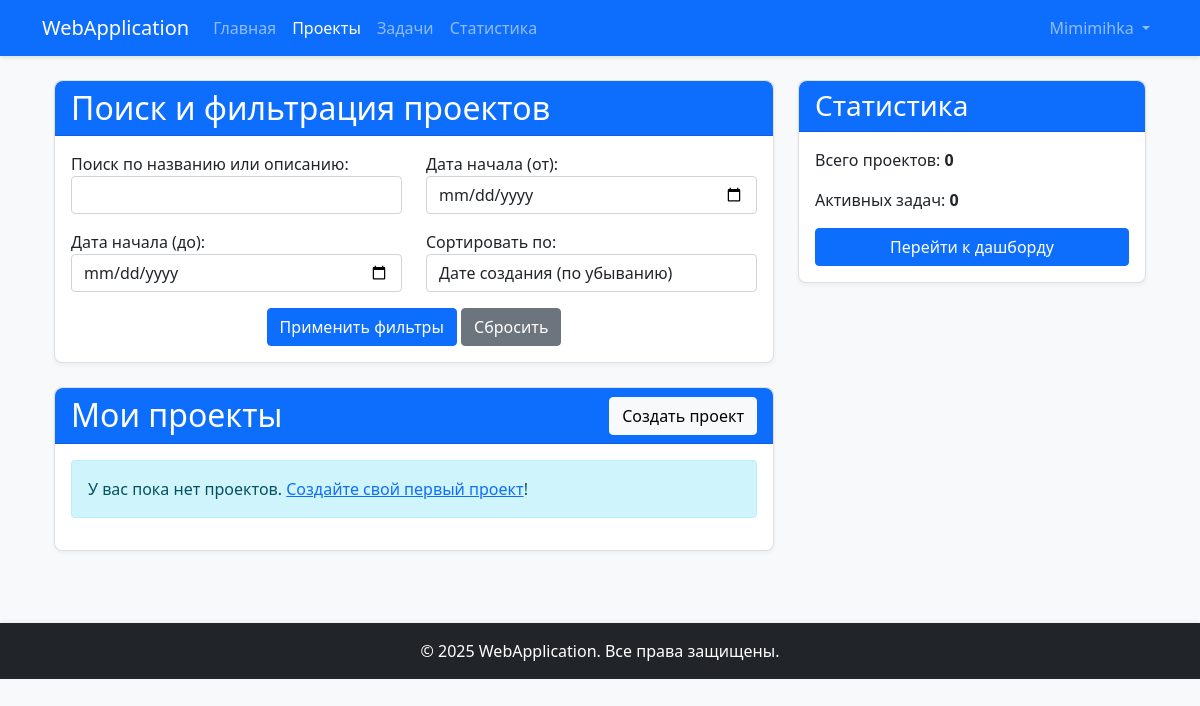
Page /projects/ (signed in) on the earlier database version.
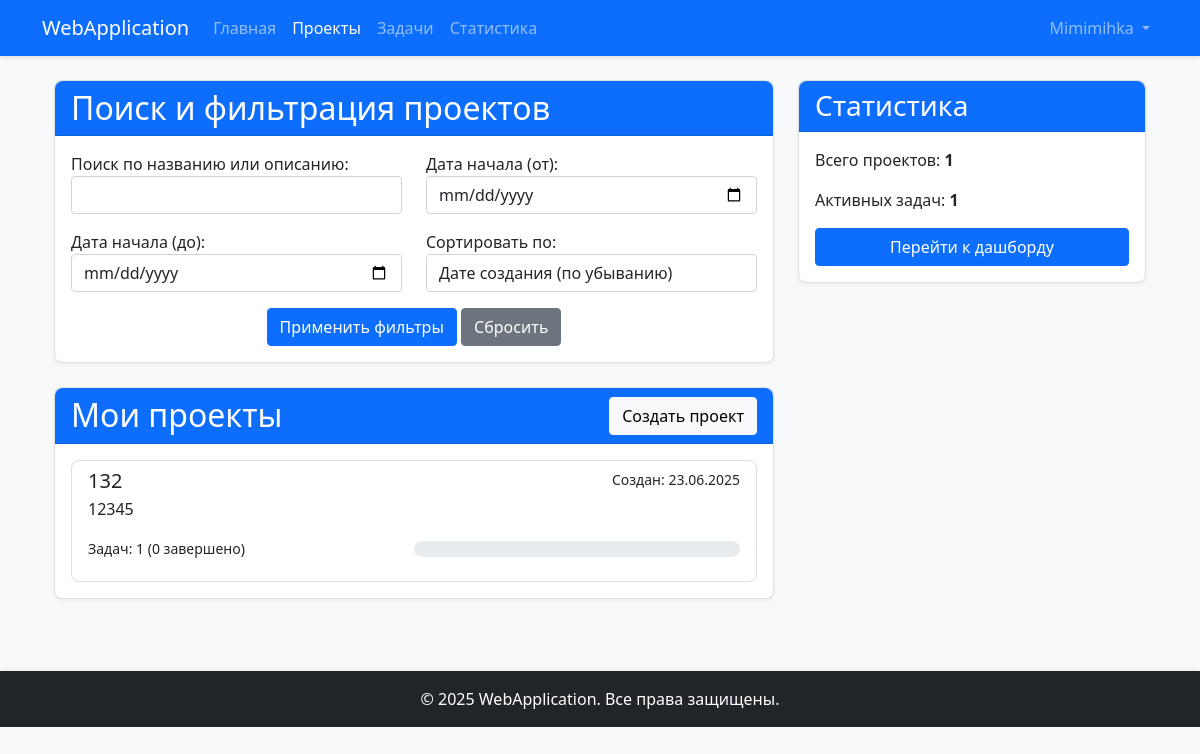
Same page on the later database version.
### projects/models.py (models this page shows, shortened)
class Project(models.Model):
    name = models.CharField(max_length=200, verbose_name="Название проекта")
    description = models.TextField(verbose_name="Описание проекта")
    start_date = models.DateField(verbose_name="Дата начала")
    end_date = models.DateField(verbose_name="Дата окончания", null=True, blank=True)
    owner = models.ForeignKey(User, on_delete=models.CASCADE, related_name="projects", verbose_name="Владелец")
    created_at = models.DateTimeField(auto_now_add=True, verbose_name="Дата создания")
    updated_at = models.DateTimeField(auto_now=True, verbose_name="Дата обновления")
    class Meta:
        verbose_name = "Проект"
        verbose_name_plural = "Проекты"
        ordering = ['-created_at']
    @property
    def task_count(self):
        return self.tasks.count()
    @property
    def completed_task_count(self):
        return self.tasks.filter(status='completed').count()
    @property
    def progress(self):
        total = self.task_count
        if total == 0:
            return 0
        return int((self.completed_task_count / total) * 100)

### projects/views.py (the view)
# urls.py: path('projects/', views.ProjectListView.as_view(), name='project-list'),
class ProjectListView(LoginRequiredMixin, ListView):
    model = Project
    template_name = 'projects/project_list.html'
    context_object_name = 'projects'
    paginate_by = 10
    def get_queryset(self):
        user = self.request.user
        return Project.objects.filter(
            Q(owner=user) | Q(tasks__assigned_to=user)
        ).distinct()

### templates/projects/project_list.html (shortened to what the changed rows need)
{% extends "base/base.html" %}
{% load crispy_forms_tags %}
{% block content %}
<div class="container mt-4">
    <div class="row">
        <div class="col-md-8">
            <div class="card mb-4">
                <div class="card-header bg-primary text-white">
                    <h2 class="mb-0">Поиск и фильтрация проектов</h2>
                </div>
            </div>
            <div class="card">
                <div class="card-header bg-primary text-white d-flex justify-content-between align-items-center">
                    <h2 class="mb-0">Мои проекты</h2>
                </div>
                <div class="card-body">
                    {% if projects %}
                        <div class="list-group">
                            {% for project in projects %}
                                <a href="{% url 'project-detail' project.id %}" class="list-group-item list-group-item-action">
                                    <div class="d-flex w-100 justify-content-between">
                                        <h5 class="mb-1">{{ project.name }}</h5>
                                        <small>Создан: {{ project.created_at|date:"d.m.Y" }}</small>
                                    </div>
                                    <p class="mb-1">{{ project.description|truncatechars:150 }}</p>
                                    <div class="d-flex justify-content-between align-items-center">
                                        <small>Задач: {{ project.task_count }} ({{ project.completed_task_count }} завершено)</small>
                                        <div class="progress" style="width: 50%;">
                                        </div>
                                    </div>
                                </a>
                            {% endfor %}
                        </div>
                    {% else %}
                        <div class="alert alert-info">
                            У вас пока нет проектов. <a href="{% url 'project-create' %}">Создайте свой первый проект</a>!
                        </div>
                    {% endif %}
                </div>
            </div>
        </div>
        <div class="col-md-4">
            <div class="card">
                <div class="card-body">
                    <p>Всего проектов: <strong>{{ projects.count }}</strong></p>
                    <p>Активных задач: <strong>{{ request.user.assigned_tasks.count }}</strong></p>
                </div>
            </div>
        </div>
    </div>
</div>
{% endblock %}

### templates/base/base.html (shortened to what this page needs)
{% load static %}
<!DOCTYPE html>
<html lang="ru">
<head>
    <link href="https://cdn.jsdelivr.net/npm/bootstrap@5.1.3/dist/css/bootstrap.min.css" rel="stylesheet">
    <link rel="stylesheet" href="https://cdnjs.cloudflare.com/ajax/libs/font-awesome/6.0.0-beta3/css/all.min.css">
    <link rel="stylesheet" href="{% static 'css/main.css' %}">
</head>
<body>
    <header>
        <nav class="navbar navbar-expand-lg navbar-dark bg-primary">
            <div class="container">
                <a class="navbar-brand" href="{% url 'home' %}">WebApplication</a>
                <div class="collapse navbar-collapse" id="navbarNav">
                    <ul class="navbar-nav me-auto">
                        <li class="nav-item">
                            <a class="nav-link {% if request.resolver_match.url_name == 'home' %}active{% endif %}" href="{% url 'home' %}">Главная</a>
                        </li>
                        {% if user.is_authenticated %}
                            <li class="nav-item">
                                <a class="nav-link {% if 'project' in request.resolver_match.url_name %}active{% endif %}" href="{% url 'project-list' %}">Проекты</a>
                            </li>
                            <li class="nav-item">
                                <a class="nav-link {% if 'task' in request.resolver_match.url_name %}active{% endif %}" href="{% url 'task-list' %}">Задачи</a>
                            </li>
                            <li class="nav-item">
                                <a class="nav-link {% if 'dashboard' in request.resolver_match.url_name or 'statistics' in request.resolver_match.url_name %}active{% endif %}" href="{% url 'dashboard' %}">Статистика</a>
                            </li>
                        {% endif %}
                    </ul>
                    <ul class="navbar-nav">
                        {% if user.is_authenticated %}
                            <li class="nav-item dropdown">
                                <a class="nav-link dropdown-toggle" href="#" id="navbarDropdown" role="button" data-bs-toggle="dropdown" aria-expanded="false">
                                    {{ user.username }}
                                </a>
                            </li>
                        {% endif %}
                    </ul>
                </div>
            </div>
        </nav>
    </header>
    <main>
        <div class="container mt-4">
            {% block content %}{% endblock %}
        </div>
    </main>
    <footer class="bg-dark text-white mt-5 py-3">
        <div class="container text-center">
            <p class="mb-0">&copy; 2025 WebApplication. Все права защищены.</p>
        </div>
    </footer>
</body>
</html>

Differences in the rows shown:
added Project: name "132", created_at "23.06.2025", description "12345", task_count "1", completed_task_count "0"
Other differences:
{{ projects.count }}: "0" → "1"
{{ request.user.assigned_tasks.count }}: "0" → "1"
text no longer shown: "У вас пока нет проектов. Создайте свой первый проект !"
